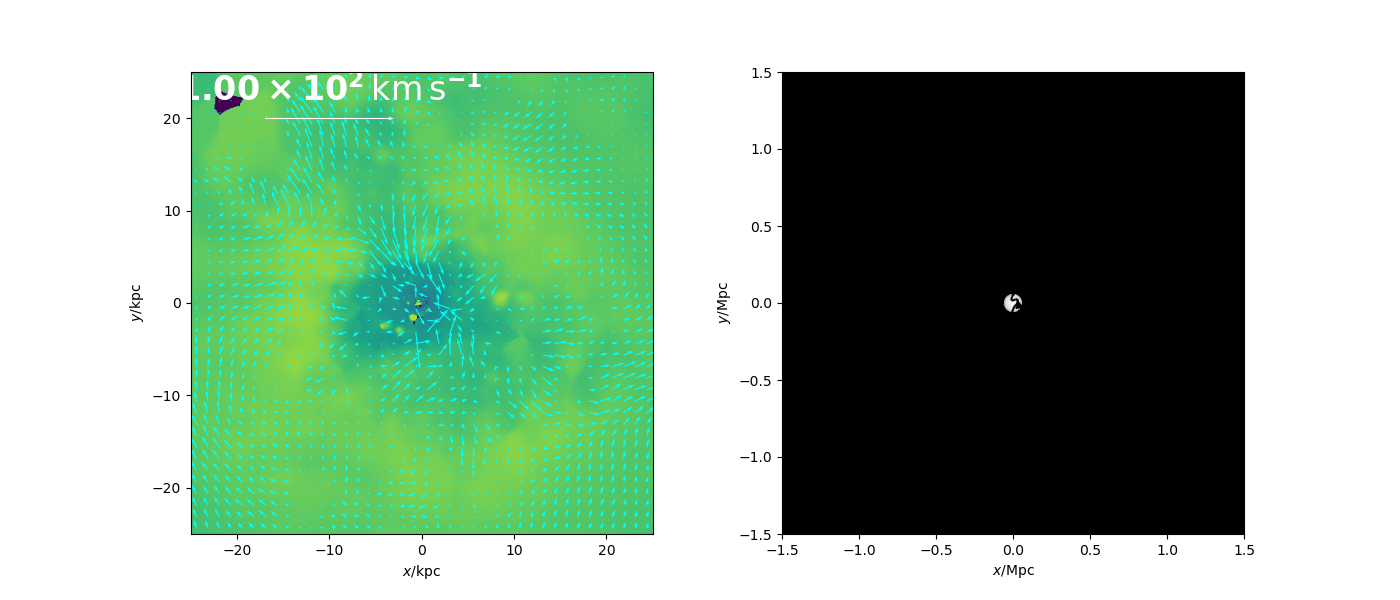

The script that saved this image:
#making pictures pynbody tutorials: velocity vectors
import pynbody
import pynbody.plot.sph as sph
import matplotlib.pylab as plt

#loading snapshot
s = pynbody.load('/mnt/data0/jillian/gguaman/cptmarvel.5.std')

#setting to physical units
s.physical_units()

#centering halos
pynbody.analysis.angmom.faceon(s)

#creating subplots
f, axs = plt.subplots(1,2,figsize=(14,6))

#creating slice showing gas temp, with velocity vectors overlaid
sph.velocity_image(s.g,vector_color="cyan",qty="temp",width=50,denoise=True,approximate_fast=False,subplot=axs[0],show_cbar=False)

#making stream visualization instead of quiver plot
pynbody.analysis.angmom.faceon(s)
s['pos'].convert_units('Mpc')
sph.velocity_image(s.g,width='3 Mpc',cmap="Greys_r", mode='stream',units='Msol kpc^-2',density=2.0,vector_resolution=100,vmin=1e-1,subplot=axs[1],show_cbar=False,vector_color='black')

#plt.show()
plt.savefig("cptmarvel_velvecs.png")
